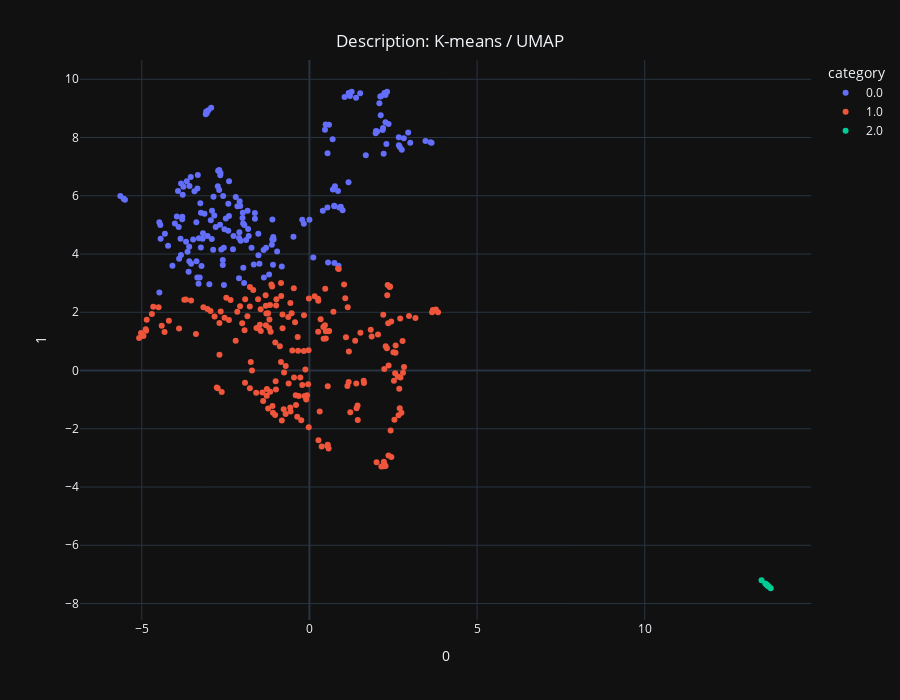

The notebook cell saved with this chart:
### Code cell
build_scatter_2d(temp_df, projections, 'Description: K-means / UMAP')

### Figure 1 — Plotly figure (JSON) as saved in the notebook; plotly's stock layout.template omitted (floating-point values rounded to 4 significant figures; data arrays with more than 128 entries replaced by an {"elided": "..."} marker saying what was removed)
{"data": [{"hovertemplate": "category=0.0<br>0=%{x}<br>1=%{y}<extra></extra>", "legendgroup": "0.0", "marker": {"color": "#636efa", "symbol": "circle"}, "mode": "markers", "name": "0.0", "orientation": "v", "showlegend": true, "type": "scatter", "x": {"elided": "177 float values"}, "xaxis": "x", "y": {"elided": "177 float values"}, "yaxis": "y"}, {"hovertemplate": "category=1.0<br>0=%{x}<br>1=%{y}<extra></extra>", "legendgroup": "1.0", "marker": {"color": "#EF553B", "symbol": "circle"}, "mode": "markers", "name": "1.0", "orientation": "v", "showlegend": true, "type": "scatter", "x": {"elided": "201 float values"}, "xaxis": "x", "y": {"elided": "201 float values"}, "yaxis": "y"}, {"hovertemplate": "category=2.0<br>0=%{x}<br>1=%{y}<extra></extra>", "legendgroup": "2.0", "marker": {"color": "#00cc96", "symbol": "circle"}, "mode": "markers", "name": "2.0", "orientation": "v", "showlegend": true, "type": "scatter", "x": [13.63, 13.65, 13.68, 13.7, 13.76, 13.48, 13.59], "xaxis": "x", "y": [-7.347, -7.364, -7.395, -7.416, -7.475, -7.2, -7.311], "yaxis": "y"}], "layout": {"height": 700, "legend": {"title": {"text": "category"}, "tracegroupgap": 0}, "margin": {"t": 60}, "showlegend": true, "title": {"text": "Description: K-means / UMAP", "x": 0.5, "y": 0.95}, "xaxis": {"anchor": "y", "domain": [0, 1], "title": {"text": "0"}}, "yaxis": {"anchor": "x", "domain": [0, 1], "title": {"text": "1"}}}}
